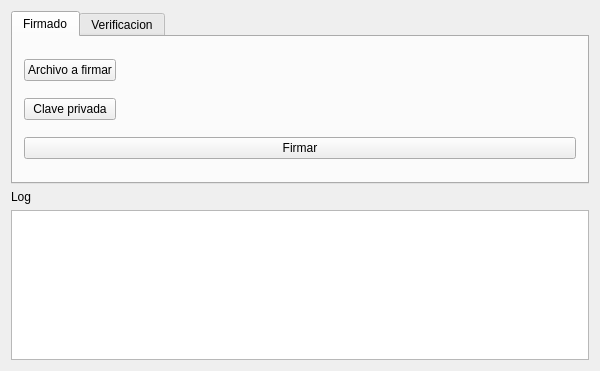
<?xml version="1.0" encoding="UTF-8"?>
<ui version="4.0">
 <class>MainWindow</class>
 <widget class="QMainWindow" name="MainWindow">
  <property name="geometry">
   <rect>
    <x>0</x>
    <y>0</y>
    <width>600</width>
    <height>371</height>
   </rect>
  </property>
  <property name="minimumSize">
   <size>
    <width>600</width>
    <height>0</height>
   </size>
  </property>
  <property name="maximumSize">
   <size>
    <width>600</width>
    <height>16777215</height>
   </size>
  </property>
  <property name="windowTitle">
   <string>MainWindow</string>
  </property>
  <widget class="QWidget" name="centralWidget">
   <layout class="QGridLayout" name="gridLayout">
    <item row="1" column="0">
     <widget class="QLabel" name="label_3">
      <property name="text">
       <string>Log</string>
      </property>
     </widget>
    </item>
    <item row="2" column="0">
     <widget class="QPlainTextEdit" name="plainTextEdit_log">
      <property name="minimumSize">
       <size>
        <width>0</width>
        <height>150</height>
       </size>
      </property>
      <property name="maximumSize">
       <size>
        <width>16777215</width>
        <height>150</height>
       </size>
      </property>
      <property name="documentTitle">
       <string/>
      </property>
      <property name="readOnly">
       <bool>true</bool>
      </property>
      <property name="placeholderText">
       <string/>
      </property>
     </widget>
    </item>
    <item row="0" column="0">
     <widget class="QTabWidget" name="tabWidget">
      <property name="currentIndex">
       <number>0</number>
      </property>
      <widget class="QWidget" name="tab">
       <attribute name="title">
        <string>Firmado</string>
       </attribute>
       <layout class="QGridLayout" name="gridLayout_4">
        <item row="0" column="0">
         <widget class="QPushButton" name="pushButton_firm_loadData">
          <property name="sizePolicy">
           <sizepolicy hsizetype="Maximum" vsizetype="Fixed">
            <horstretch>0</horstretch>
            <verstretch>0</verstretch>
           </sizepolicy>
          </property>
          <property name="text">
           <string>Archivo a firmar</string>
          </property>
         </widget>
        </item>
        <item row="0" column="1" colspan="2">
         <widget class="QLabel" name="label_firm_loadData">
          <property name="text">
           <string/>
          </property>
         </widget>
        </item>
        <item row="1" column="0">
         <widget class="QPushButton" name="pushButton_firm_privateKey">
          <property name="sizePolicy">
           <sizepolicy hsizetype="Ignored" vsizetype="Fixed">
            <horstretch>0</horstretch>
            <verstretch>0</verstretch>
           </sizepolicy>
          </property>
          <property name="text">
           <string>Clave privada</string>
          </property>
         </widget>
        </item>
        <item row="1" column="1" colspan="2">
         <widget class="QLabel" name="label_firm_privateKey">
          <property name="sizePolicy">
           <sizepolicy hsizetype="Preferred" vsizetype="Preferred">
            <horstretch>0</horstretch>
            <verstretch>0</verstretch>
           </sizepolicy>
          </property>
          <property name="text">
           <string/>
          </property>
         </widget>
        </item>
        <item row="3" column="0" colspan="3">
         <layout class="QVBoxLayout" name="verticalLayout">
          <property name="sizeConstraint">
           <enum>QLayout::SetDefaultConstraint</enum>
          </property>
          <item>
           <widget class="QPushButton" name="pushButton_firm_firmar">
            <property name="text">
             <string>Firmar</string>
            </property>
           </widget>
          </item>
         </layout>
        </item>
       </layout>
       <zorder>label_firm_privateKey</zorder>
       <zorder>pushButton_firm_privateKey</zorder>
       <zorder>pushButton_firm_loadData</zorder>
       <zorder>label_firm_loadData</zorder>
      </widget>
      <widget class="QWidget" name="tab_2">
       <attribute name="title">
        <string>Verificacion</string>
       </attribute>
       <layout class="QGridLayout" name="gridLayout_3">
        <item row="0" column="0">
         <widget class="QPushButton" name="pushButton_verif_loadData">
          <property name="sizePolicy">
           <sizepolicy hsizetype="Maximum" vsizetype="Fixed">
            <horstretch>0</horstretch>
            <verstretch>0</verstretch>
           </sizepolicy>
          </property>
          <property name="text">
           <string>Archivo a verificar</string>
          </property>
         </widget>
        </item>
        <item row="0" column="1">
         <widget class="QLabel" name="label_verif_loadData">
          <property name="text">
           <string/>
          </property>
         </widget>
        </item>
        <item row="1" column="0">
         <widget class="QPushButton" name="pushButton_verif_publicKey">
          <property name="text">
           <string>Clave publica</string>
          </property>
         </widget>
        </item>
        <item row="1" column="1">
         <widget class="QLabel" name="label_verif_publicKey">
          <property name="text">
           <string/>
          </property>
         </widget>
        </item>
        <item row="2" column="0">
         <widget class="QPushButton" name="pushButton_verif_firma">
          <property name="text">
           <string>Firma</string>
          </property>
         </widget>
        </item>
        <item row="2" column="1">
         <widget class="QLabel" name="label_verif_firma">
          <property name="text">
           <string/>
          </property>
         </widget>
        </item>
        <item row="3" column="0" colspan="2">
         <layout class="QVBoxLayout" name="verticalLayout_2">
          <item>
           <widget class="QPushButton" name="pushButton_verif_verificar">
            <property name="text">
             <string>Verificar</string>
            </property>
           </widget>
          </item>
         </layout>
        </item>
       </layout>
      </widget>
     </widget>
    </item>
   </layout>
  </widget>
  <widget class="QMenuBar" name="menuBar">
   <property name="geometry">
    <rect>
     <x>0</x>
     <y>0</y>
     <width>600</width>
     <height>21</height>
    </rect>
   </property>
  </widget>
 </widget>
 <layoutdefault spacing="6" margin="11"/>
 <resources/>
 <connections/>
</ui>
